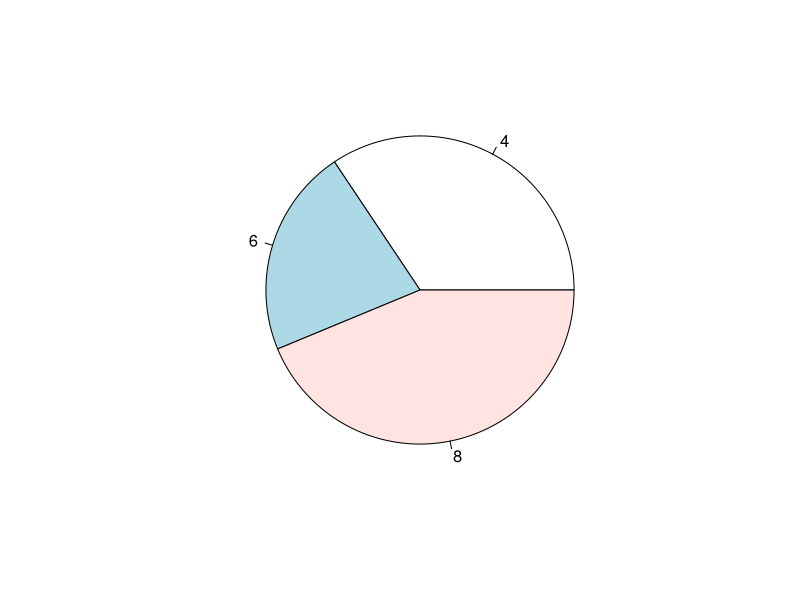
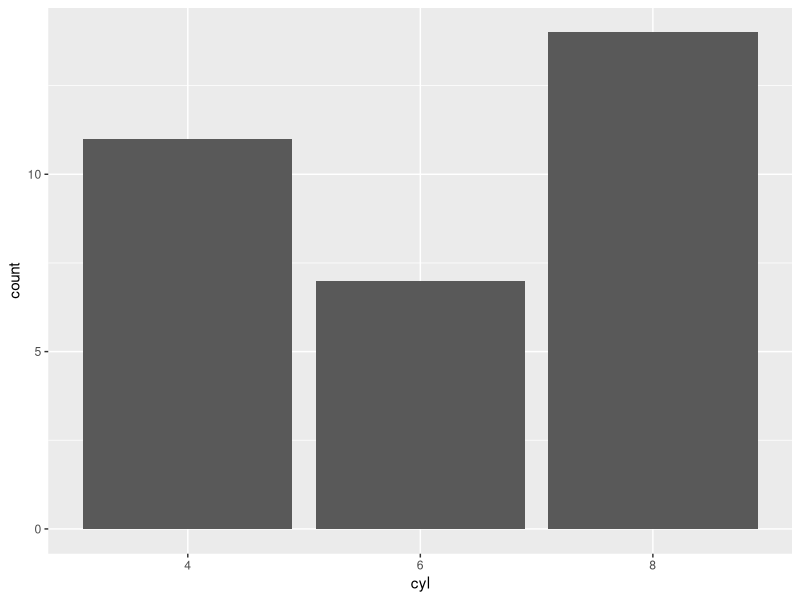
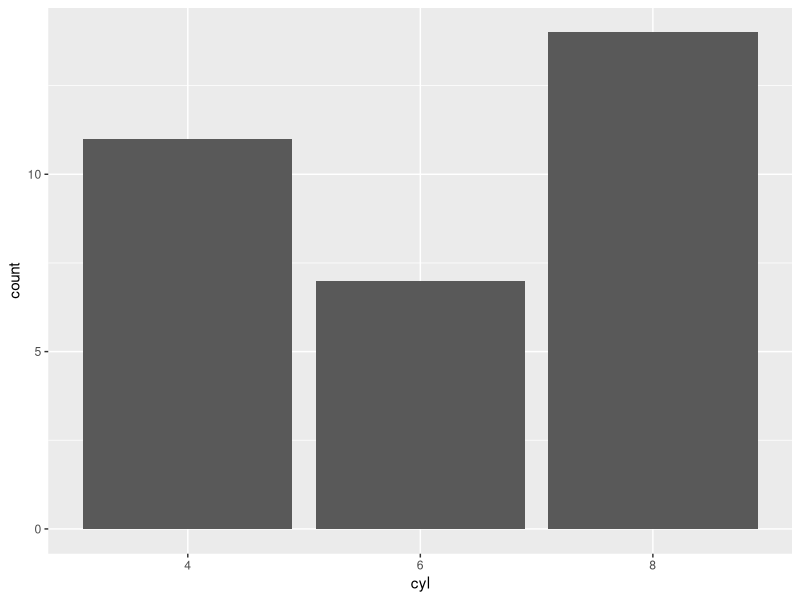
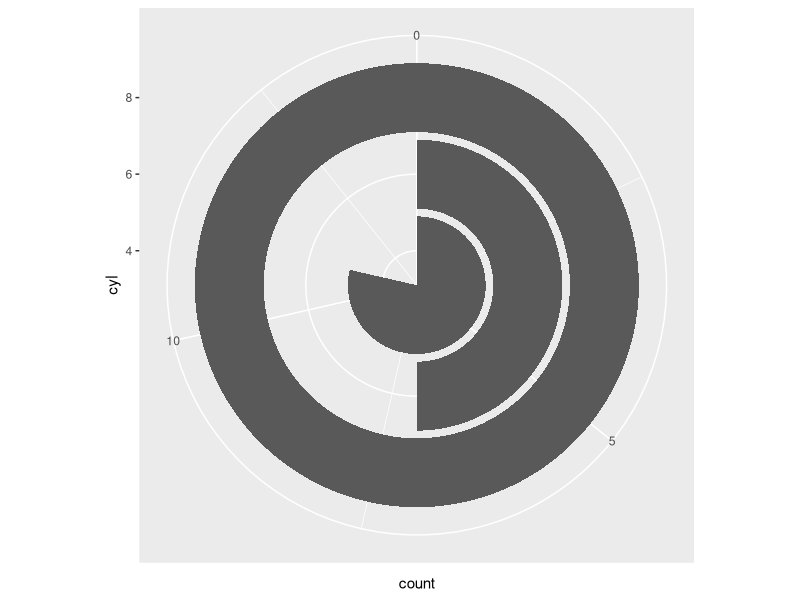
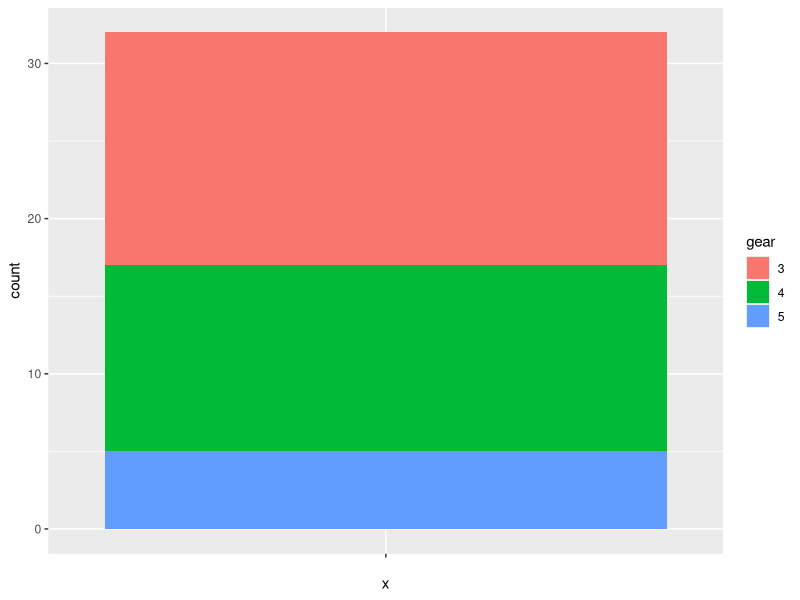
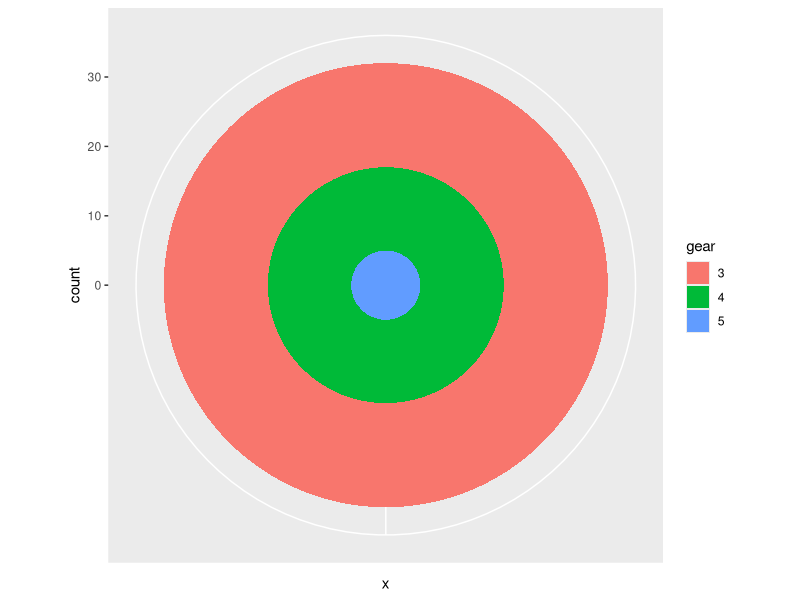
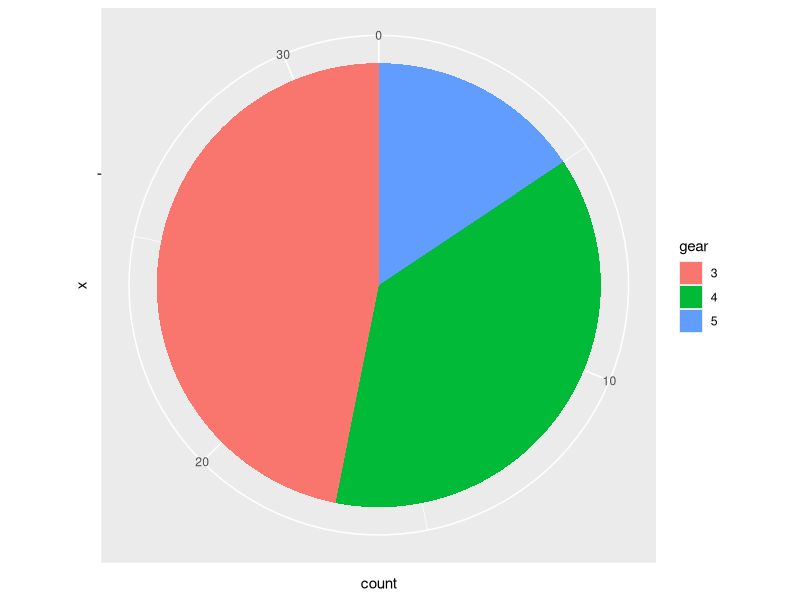
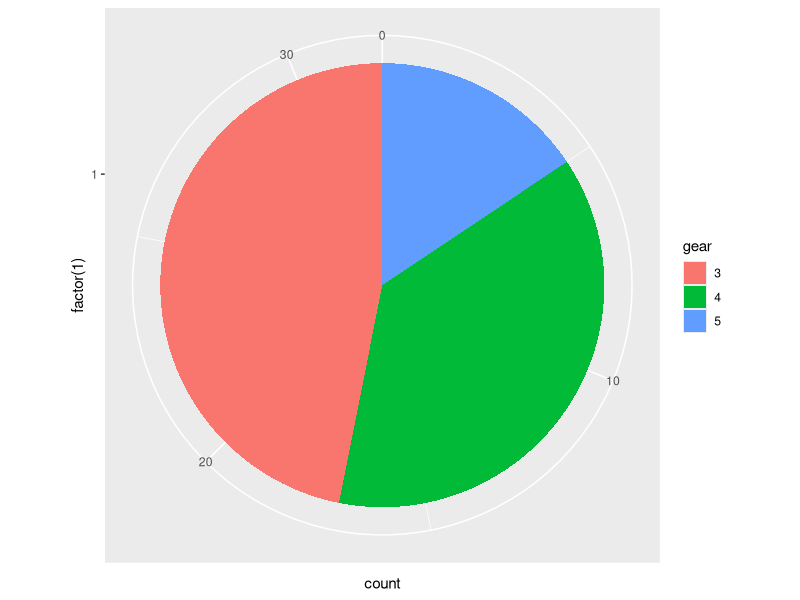

Source code (R) for these figures, in order:
#ggplot - Pie Plot
#categorical Variables

library(dplyr)
library(ggplot2)

df=mtcars
catcols = c('cyl', 'vs', 'am', 'gear', 'carb')
df[,catcols] = lapply(df[,catcols], as.factor)

sapply(df, class)

#base
table(df$cyl)
pie(table(df$cyl))
#other options for formatting...

#ggplot
#no option for drawing in pie avl in ggplot

ggplot(data=df, aes(x=cyl)) + geom_bar()
ggplot(data=df, aes(x=cyl)) + geom_bar()

ggplot(data=df, aes(x=cyl)) + geom_bar() + coord_polar(theta = "y")
#not good

(gearSum <- df %>% group_by(gear) %>% summarise(count=n()))

(gp1 <-ggplot(gearSum,  aes(x = "", fill= gear, y=count)) + geom_bar(stat='identity', width=1, position='stack' ))  #this is what we want
gp1 + coord_polar()
gp1 + coord_polar(theta = 'y')  #prop with y values : theta is angle

#another way: x=factor(1)
ggplot(df, aes(x=factor(1), fill=gear)) +   geom_bar(width = 1) + coord_polar("y")



#labelling is not easy
# Add label position
count.data <- df %>%  group_by(gear) %>% summarise(count = n()) %>% arrange(desc(count)) %>%   mutate(lab.ypos = cumsum(count) )
count.data
ggplot(count.data, aes(x = "", y = count, fill = gear)) +   geom_bar(width = 1, stat = "identity", color = "white") +  coord_polar("y", start = 0)+   geom_text(aes(y = lab.ypos, label = paste('gear-', gear, "::", count)), color = "black")+  theme_void()


#end here


#more options
# Basic pie charts
gearSum
ggpubr::ggpie(gearSum, x='count', label = 'gear', fill='gear')
                                                                                                                                                                